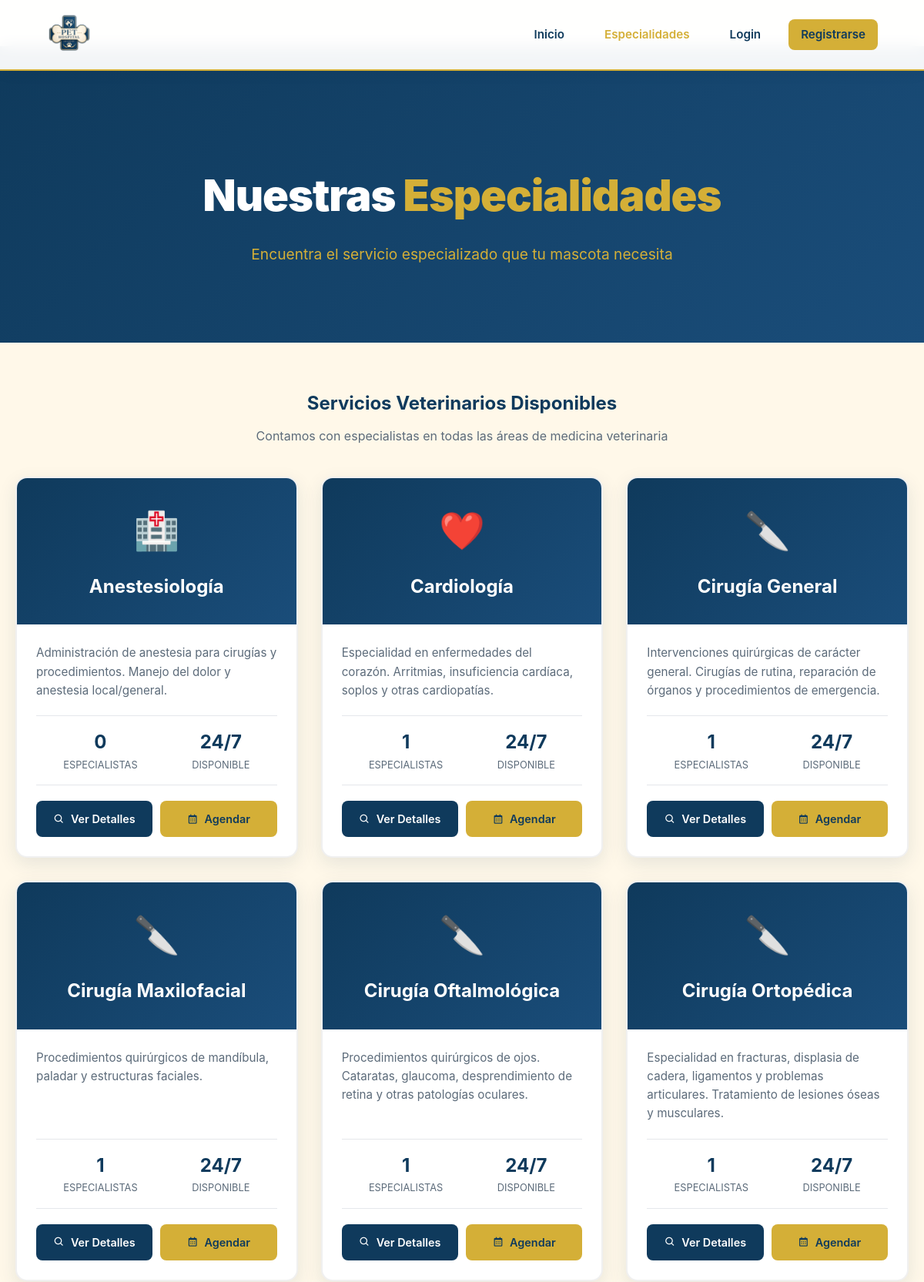
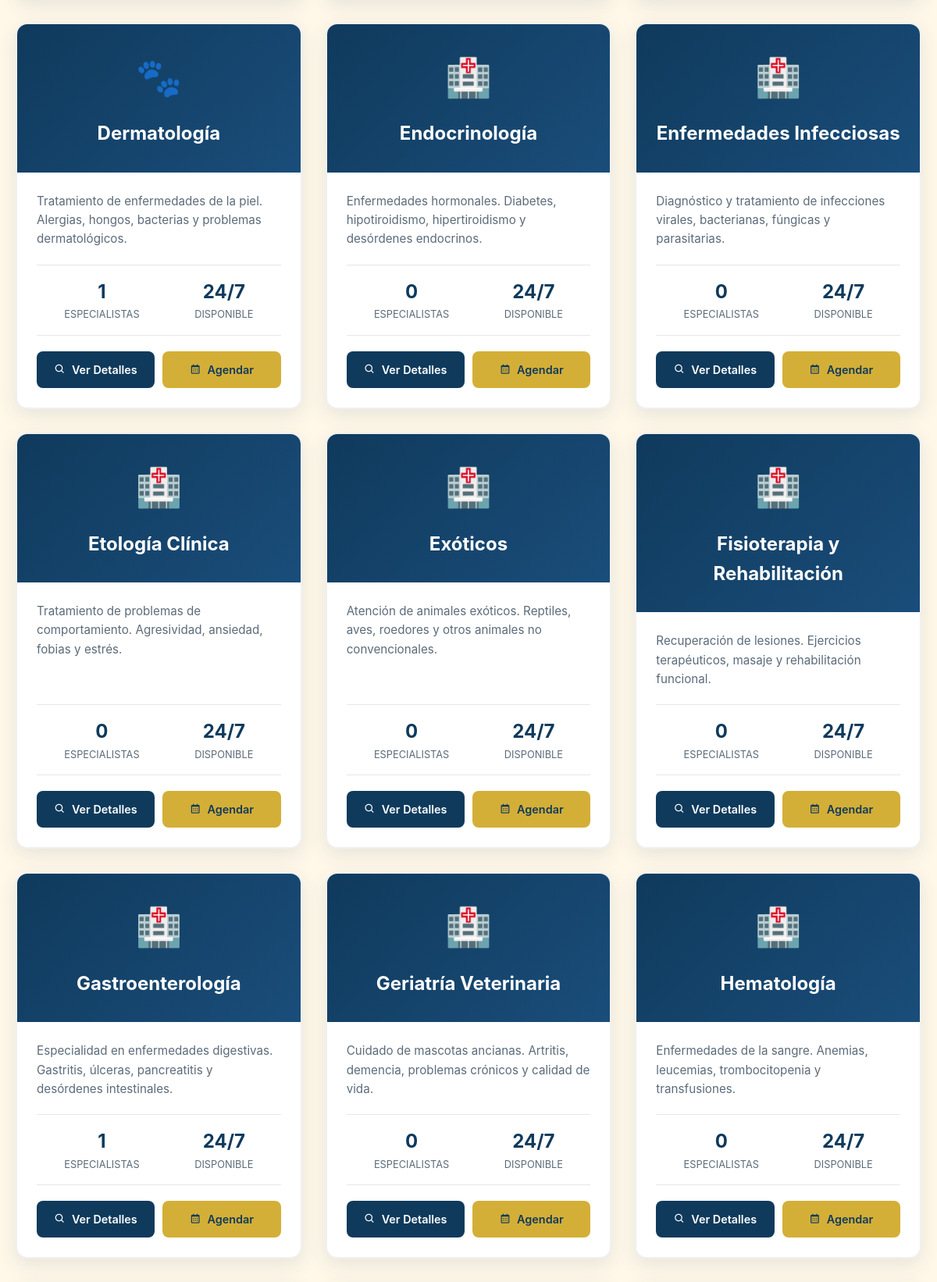
Screenshot of /especialidades/index.php (upper part) with the database file from the repository (2 pictures, top to bottom).
### tables this page shows
CREATE TABLE `especialidades` (
  `id` int(11) NOT NULL AUTO_INCREMENT,
  `nombre` varchar(100) NOT NULL,
  `descripcion` text DEFAULT NULL,
  `precio` decimal(10,2) NOT NULL,
  PRIMARY KEY (`id`),
  INDEX `idx_nombre` (`nombre`)
);

### especialidades/index.php (the view, shortened to what this page needs)
<?php
require_once("../config/db.php");
try {
    $stmt = $pdo->query("
        SELECT e.*, COUNT(v.id) as veterinarios_disponibles
        FROM especialidades e
        LEFT JOIN veterinarioes v ON e.id = v.id_especialidad
        GROUP BY e.id
        ORDER BY e.nombre ASC
    ");
    $especialidades = $stmt->fetchAll(PDO::FETCH_ASSOC);
} catch(PDOException $e) {
    $especialidades = [];
}
$iconos_especialidad = [
    'Cirugía' => '🔪',
    'Medicina' => '💊',
    'Vacunación' => '💉',
    'Dental' => '🦷',
    'Oftalmología' => '👁️',
    'Cardiología' => '❤️',
    'Dermatología' => '🐾',
    'Traumatología' => '🦴',
    'Oncología' => '⚕️',
    'Nutrición' => '🥗',
];
function obtener_icono($nombre) {
    global $iconos_especialidad;
    foreach ($iconos_especialidad as $key => $icon) {
        if (stripos($nombre, $key) !== false) {
            return $icon;
        }
    }
    return '🏥';
}
?>
<!DOCTYPE html>
<html lang="es">
<head>
    <link rel="stylesheet" href="../assets/css/style.css">
    <link href="https://cdn.jsdelivr.net/npm/boxicons@2.1.4/css/boxicons.min.css" rel="stylesheet">
</head>
<body>
<header id="header">
    <img src="../assets/img/logo.png" alt="PET HOSPITAL AND RESCUE" class="logo">
    <nav class="nav">
        <a href="../index.php">Inicio</a>
        <a href="index.php" style="color: var(--accent-gold);">Especialidades</a>
        <?php if(isset($_SESSION['usuario'])): ?>
            <?php if($_SESSION['rol'] == 'admin'): ?>
                <a href="../admin/dashboard.php">Panel Admin</a>
            <?php elseif($_SESSION['rol'] == 'veterinario'): ?>
                <a href="../veterinario/dashboard.php">Mi Panel</a>
            <?php else: ?>
                <a href="../user/dashboard.php">Mi Panel</a>
            <?php endif; ?>
            <a href="../auth/logout.php" style="background: var(--accent-gold); color: var(--primary-dark);">Salir</a>
        <?php else: ?>
            <a href="../auth/login.php">Login</a>
            <a href="../auth/register.php" style="background: var(--accent-gold); color: var(--primary-dark);">Registrarse</a>
        <?php endif; ?>
    </nav>
</header>
<section class="especialidades-hero">
    <h1>Nuestras <span style="color: var(--accent-gold);">Especialidades</span></h1>
    <p>Encuentra el servicio especializado que tu mascota necesita</p>
</section>
<section class="especialidades-content">
    <div style="text-align: center; margin-bottom: 40px;">
        <h2 style="color: var(--primary-dark); margin-bottom: 10px;">Servicios Veterinarios Disponibles</h2>
        <p style="color: var(--text-muted); margin: 0;">Contamos con especialistas en todas las áreas de medicina veterinaria</p>
    </div>
    <?php if(!empty($especialidades)): ?>
        <div class="especialidades-grid">
            <?php foreach($especialidades as $esp): ?>
                <div class="especialidad-card">
                    <div class="especialidad-header">
                        <div class="especialidad-icon"><?= obtener_icono($esp['nombre']) ?></div>
                        <h3><?= htmlspecialchars($esp['nombre']) ?></h3>
                    </div>
                    <div class="especialidad-body">
                        <p class="especialidad-desc"><?= htmlspecialchars($esp['descripcion']) ?></p>
                        <div class="especialidad-stats">
                            <div class="stat">
                                <div class="stat-number"><?= $esp['veterinarios_disponibles'] ?></div>
                                <div class="stat-label">Especialistas</div>
                            </div>
                            <div class="stat">
                                <div class="stat-number">24/7</div>
                                <div class="stat-label">Disponible</div>
                            </div>
                        </div>
                        <div class="especialidad-actions">
                            <a href="ver.php?id=<?= $esp['id'] ?>" class="btn-accion btn-detalles">
                                <i class='bx bx-search'></i> Ver Detalles
                            </a>
                            <?php if(isset($_SESSION['usuario']) && $_SESSION['rol'] == 'user'): ?>
                                <a href="../user/agendar.php?especialidad=<?= $esp['id'] ?>" class="btn-accion btn-agendar">
                                    <i class='bx bx-calendar'></i> Agendar
                                </a>
                            <?php elseif(!isset($_SESSION['usuario'])): ?>
                                <a href="../auth/register.php" class="btn-accion btn-agendar">
                                    <i class='bx bx-calendar'></i> Agendar
                                </a>
                            <?php endif; ?>
                        </div>
                    </div>
                </div>
            <?php endforeach; ?>
        </div>
    <?php endif; ?>
</section>
</body>
</html>

### assets/css/style.css (style rules this page uses)
:root { --primary-dark: #0f3a5c; --primary-light: #1a4d7a; --accent-gold: #d4af37; --accent-gold-light: #e5c05b; --bg-cream: #fff8e9; --bg-white: #ffffff; --bg-light: #f8fafc; --text-main: #1a1a1a; --text-muted: #5c6b7a; --text-light: #9ca3af; --success: #28a745; --danger: #dc3545; --warning: #ffc107; --radius-lg: 20px; --radius-md: 12px; --radius-sm: 8px; --shadow-soft: 0 10px 30px rgba(15, 58, 92, 0.08); --shadow-strong: 0 15px 45px rgba(15, 58, 92, 0.15); --shadow-lg: 0 20px 60px rgba(15, 58, 92, 0.2); --transition: all 0.4s cubic-bezier(0.165, 0.84, 0.44, 1); --max-width: 1200px; }
* { margin: 0; padding: 0; box-sizing: border-box; font-family: 'Inter', -apple-system, BlinkMacSystemFont, 'Segoe UI', Roboto, sans-serif; }
html { scroll-behavior: smooth; }
body { background-color: var(--bg-cream); color: var(--text-main); line-height: 1.6; overflow-x: hidden; }
#header { position: fixed; top: 0; width: 100%; background: rgba(255, 255, 255, 0.95); backdrop-filter: blur(10px); display: flex; justify-content: space-between; align-items: center; padding: 15px 5%; z-index: 1000; box-shadow: 0 2px 20px rgba(0,0,0,0.05); border-bottom: 2px solid var(--accent-gold); }
.logo { height: 60px; transition: var(--transition); }
.nav { display: flex; gap: 20px; align-items: center; }
.nav a { text-decoration: none; color: var(--primary-dark); font-weight: 600; font-size: 0.95rem; padding: 8px 16px; border-radius: var(--radius-sm); transition: var(--transition); }

### especialidades/index.php (style rules this page uses)
.especialidades-hero { background: linear-gradient(135deg, var(--primary-dark) 0%, var(--primary-light) 100%); color: white; padding: 150px 20px 100px; text-align: center; margin-top: 60px; }
.especialidades-hero h1 { font-size: 3.5rem; font-weight: 900; margin-bottom: 15px; letter-spacing: -1px; }
.especialidades-hero p { font-size: 1.2rem; color: var(--accent-gold); margin: 0; }
.especialidades-content { max-width: 1400px; margin: 60px auto; padding: 0 20px; }
.especialidades-grid { display: grid; grid-template-columns: repeat(auto-fit, minmax(350px, 1fr)); gap: 30px; margin-bottom: 60px; }
.especialidad-card { background: white; border-radius: 15px; overflow: hidden; box-shadow: 0 8px 25px rgba(15, 58, 92, 0.1); transition: var(--transition); display: flex; flex-direction: column; border: 2px solid #f0f0f0; }
.especialidad-header { background: linear-gradient(135deg, var(--primary-dark) 0%, var(--primary-light) 100%); color: white; padding: 30px 20px; text-align: center; }
.especialidad-icon { font-size: 3rem; margin-bottom: 15px; }
.especialidad-header h3 { font-size: 1.5rem; margin: 0; font-weight: 700; }
.especialidad-body { padding: 25px; flex-grow: 1; display: flex; flex-direction: column; }
.especialidad-desc { color: var(--text-muted); font-size: 0.95rem; line-height: 1.6; margin-bottom: 20px; flex-grow: 1; }
.especialidad-stats { display: flex; justify-content: space-around; padding: 15px 0; border-top: 1px solid #e5e7eb; border-bottom: 1px solid #e5e7eb; margin-bottom: 20px; }
.stat { text-align: center; }
.stat-number { font-size: 1.5rem; font-weight: 700; color: var(--primary-dark); }
.stat-label { font-size: 0.8rem; color: var(--text-muted); text-transform: uppercase; }
.especialidad-actions { display: flex; gap: 10px; }
.btn-accion { flex: 1; padding: 12px; border: none; border-radius: 8px; font-weight: 600; cursor: pointer; transition: var(--transition); text-align: center; text-decoration: none; display: flex; align-items: center; justify-content: center; gap: 8px; font-size: 0.9rem; }
.btn-detalles { background: var(--primary-dark); color: white; }
.btn-agendar { background: var(--accent-gold); color: var(--primary-dark); }

### rows the page displays
especialidades: nombre "🏥", nombre "Anestesiología", descripcion "Administración de anestesia para cirugías y procedimientos. Manejo del dolor y anestesia local/general.", veterinarios_disponibles "0"
especialidades: nombre "❤️", nombre "Cardiología", descripcion "Especialidad en enfermedades del corazón. Arritmias, insuficiencia cardíaca, soplos y otras cardiopatías.", veterinarios_disponibles "1"
especialidades: nombre "🔪", nombre "Cirugía General", descripcion "Intervenciones quirúrgicas de carácter general. Cirugías de rutina, reparación de órganos y procedimientos de emergencia.", veterinarios_disponibles "1"
especialidades: nombre "🔪", nombre "Cirugía Maxilofacial", descripcion "Procedimientos quirúrgicos de mandíbula, paladar y estructuras faciales.", veterinarios_disponibles "1"
especialidades: nombre "🔪", nombre "Cirugía Oftalmológica", descripcion "Procedimientos quirúrgicos de ojos. Cataratas, glaucoma, desprendimiento de retina y otras patologías oculares.", veterinarios_disponibles "1"
especialidades: nombre "🔪", nombre "Cirugía Ortopédica", descripcion "Especialidad en fracturas, displasia de cadera, ligamentos y problemas articulares. Tratamiento de lesiones óseas y musculares.", veterinarios_disponibles "1"
especialidades: nombre "🐾", nombre "Dermatología", descripcion "Tratamiento de enfermedades de la piel. Alergias, hongos, bacterias y problemas dermatológicos.", veterinarios_disponibles "1"
especialidades: nombre "🏥", nombre "Endocrinología", descripcion "Enfermedades hormonales. Diabetes, hipotiroidismo, hipertiroidismo y desórdenes endocrinos.", veterinarios_disponibles "0"
especialidades: nombre "🏥", nombre "Enfermedades Infecciosas", descripcion "Diagnóstico y tratamiento de infecciones virales, bacterianas, fúngicas y parasitarias.", veterinarios_disponibles "0"
especialidades: nombre "🏥", nombre "Etología Clínica", descripcion "Tratamiento de problemas de comportamiento. Agresividad, ansiedad, fobias y estrés.", veterinarios_disponibles "0"
especialidades: nombre "🏥", nombre "Exóticos", descripcion "Atención de animales exóticos. Reptiles, aves, roedores y otros animales no convencionales.", veterinarios_disponibles "0"
especialidades: nombre "🏥", nombre "Fisioterapia y Rehabilitación", descripcion "Recuperación de lesiones. Ejercicios terapéuticos, masaje y rehabilitación funcional.", veterinarios_disponibles "0"
especialidades: nombre "🏥", nombre "Gastroenterología", descripcion "Especialidad en enfermedades digestivas. Gastritis, úlceras, pancreatitis y desórdenes intestinales.", veterinarios_disponibles "1"
especialidades: nombre "🏥", nombre "Geriatría Veterinaria", descripcion "Cuidado de mascotas ancianas. Artritis, demencia, problemas crónicos y calidad de vida.", veterinarios_disponibles "0"
especialidades: nombre "🏥", nombre "Hematología", descripcion "Enfermedades de la sangre. Anemias, leucemias, trombocitopenia y transfusiones.", veterinarios_disponibles "0"
